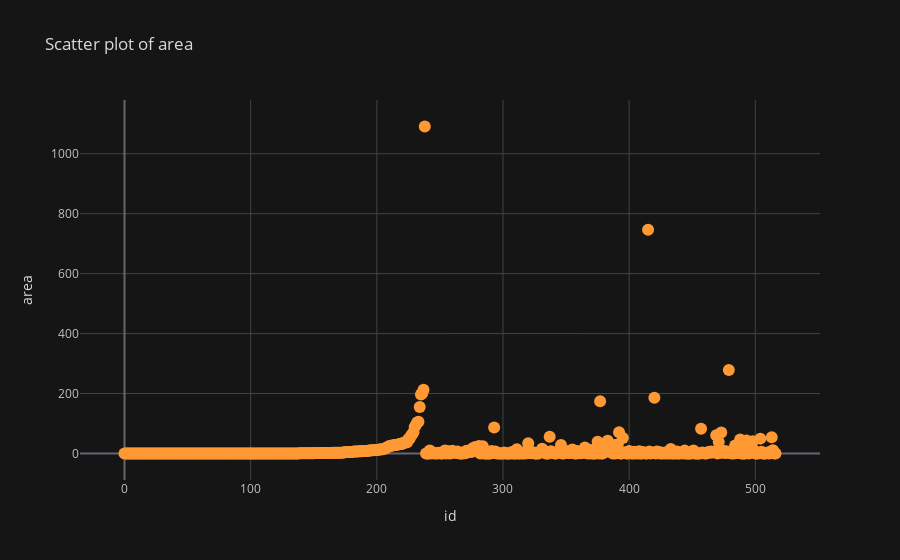

Notebook code cell kept with this figure:
### Markdown cell above
## Scatter Plot of Area:

### Code cell
df['area'].iplot(kind = 'scatter' , mode = 'markers',title="Scatter plot of area",
                            yTitle='area',xTitle = 'id')

### Figure 1 — Plotly figure (JSON) as saved in the notebook; plotly's stock layout.template omitted (floating-point values rounded to 4 significant figures; data arrays with more than 128 entries replaced by an {"elided": "..."} marker saying what was removed)
{"data": [{"line": {"color": "rgba(255, 153, 51, 1.0)", "dash": "solid", "shape": "linear", "width": 1.3}, "marker": {"size": 12, "symbol": "circle"}, "mode": "markers", "name": "area", "text": "", "type": "scatter", "x": {"elided": "517 int values"}, "y": {"elided": "517 float values"}}], "layout": {"legend": {"bgcolor": "#151516", "font": {"color": "#D9D9D9"}}, "paper_bgcolor": "#151516", "plot_bgcolor": "#151516", "title": {"font": {"color": "#D9D9D9"}, "text": "Scatter plot of area"}, "xaxis": {"gridcolor": "#434343", "showgrid": true, "tickfont": {"color": "#C2C2C2"}, "title": {"font": {"color": "#D9D9D9"}, "text": "id"}, "zerolinecolor": "#666570"}, "yaxis": {"gridcolor": "#434343", "showgrid": true, "tickfont": {"color": "#C2C2C2"}, "title": {"font": {"color": "#D9D9D9"}, "text": "area"}, "zerolinecolor": "#666570"}}}
